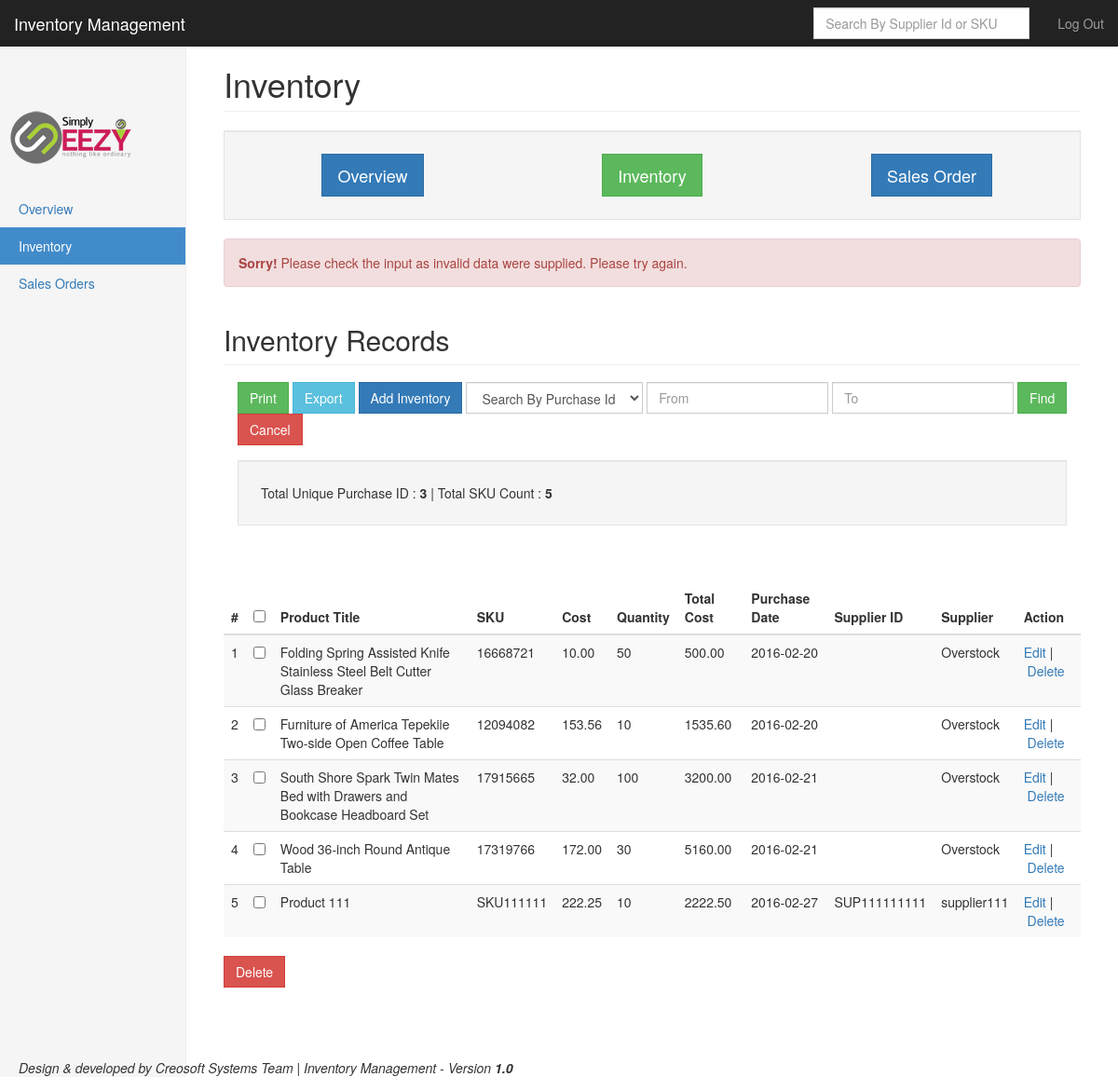
The page /inventory.php?invalid=1 (signed in) on the database as committed earlier.
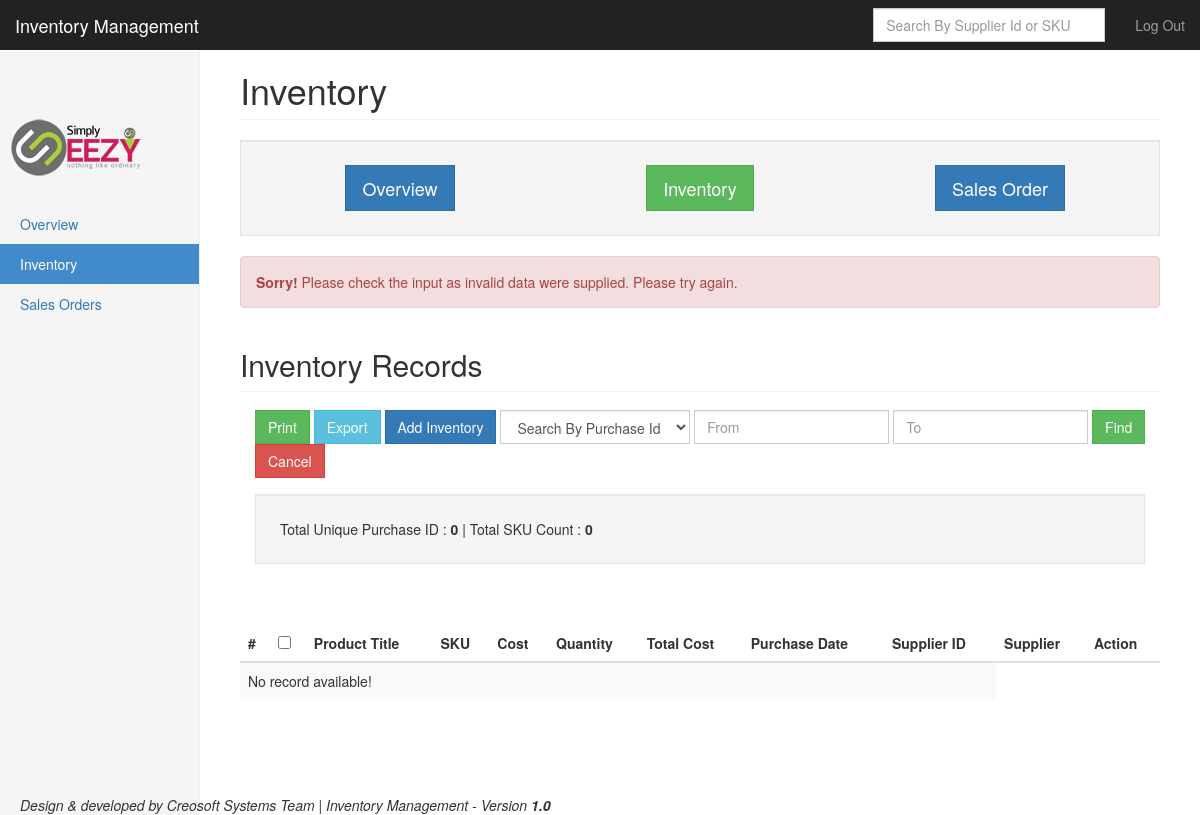
The same page on the database as committed later.
### tables this page shows
CREATE TABLE IF NOT EXISTS `inventory` (
  `id` int(11) NOT NULL AUTO_INCREMENT,
  `purchase_id` varchar(50) NOT NULL,
  `supplier_id` varchar(150) NOT NULL,
  `purchase_date` date NOT NULL,
  `sku` varchar(100) NOT NULL,
  `title` varchar(250) NOT NULL,
  `supplier` varchar(250) NOT NULL,
  `cost_price` decimal(10,2) NOT NULL DEFAULT '0.00',
  `quantity` int(11) NOT NULL,
  `total_cost` decimal(10,2) NOT NULL DEFAULT '0.00',
  `status` int(11) NOT NULL DEFAULT '1',
  `date_added` datetime NOT NULL,
  `date_modified` datetime NOT NULL,
  `product_image` varchar(250) DEFAULT NULL,
  PRIMARY KEY (`id`)
);

### inventory.php (the view, shortened to what this page needs)
<?php
include('db.php');
$limit = 10;
if (isset($_GET["page"])) { $page  = $_GET["page"]; } else { $page=1; };
$start_from = ($page-1) * $limit;
$qInv = (isset($_REQUEST['searchInventory']))?$_REQUEST['searchInventory']:'';
$from_date = (isset($_REQUEST['from_date']))?urldecode($_REQUEST['from_date']):'';
$to_date = (isset($_REQUEST['to_date']))?urldecode($_REQUEST['to_date']):'';
$purchase_id = (isset($_REQUEST['purchase_id']))?$_REQUEST['purchase_id']:'';
$selectInvSql = "";
if(!empty($from_date) && !empty($to_date)){
	$from_date_ymd = date("Y-m-d", strtotime($from_date));
	$to_date_ymd = date("Y-m-d", strtotime($to_date));
	$selectInvSql = "SELECT id, purchase_id, supplier_id, title, sku, cost_price, quantity, total_cost, purchase_date, supplier FROM inventory WHERE purchase_date BETWEEN '".$from_date_ymd."' AND '".$to_date_ymd."' LIMIT $start_from, $limit";
}else if(!empty($qInv)){
	$selectInvSql = "SELECT id, purchase_id, supplier_id, title, sku, cost_price, quantity, total_cost, purchase_date, supplier FROM inventory WHERE (sku LIKE '%".trim($qInv)."%' OR supplier_id LIKE '%".trim($qInv)."%') LIMIT $start_from, $limit";
}else if(!empty($purchase_id)){
	$selectInvSql = "SELECT id, purchase_id, supplier_id, title, sku, cost_price, quantity, total_cost, purchase_date, supplier FROM inventory WHERE purchase_id LIKE '%".$purchase_id."%' LIMIT $start_from, $limit";
}else{
	$selectInvSql = "SELECT id, purchase_id, supplier_id, title, sku, cost_price, quantity, total_cost, purchase_date, supplier FROM inventory LIMIT $start_from, $limit";
}
if(!empty($selectInvSql)){
	$selectInvSqlStatement = $myMySQLPDOCon->prepare($selectInvSql);
	$selectInvSqlParameter = array();
	$selectInvSqlStatement->execute($selectInvSqlParameter);
	$inventoryRecords = array();
	$inventoryRecords = $selectInvSqlStatement->fetchAll();
}
function getCount($field){
	global $myMySQLPDOCon;
	$selectInvSql3 = "SELECT DISTINCT(`".$field."`) FROM inventory";
	$selectInvSqlStatement3 = $myMySQLPDOCon->prepare($selectInvSql3);
	$selectInvSqlParameter3 = array();
	$selectInvSqlStatement3->execute($selectInvSqlParameter3);
	$inventoryRecords3 = $selectInvSqlStatement3->fetchAll();
	return count($inventoryRecords3);
}
	$total_records = 0;
	$selectInvSql4 = "SELECT count(*) AS total_record FROM inventory";
	$selectInvSqlStatement4 = $myMySQLPDOCon->prepare($selectInvSql4);
	$selectInvSqlParameter4 = array();
	$selectInvSqlStatement4->execute($selectInvSqlParameter4);
	$inventoryRecords4 = $selectInvSqlStatement4->fetchAll();
	if(count($inventoryRecords4)>0){
		$total_records = $inventoryRecords4[0]["total_record"];
	}
?>
<!DOCTYPE html>
<html lang="en">
  <head>
    <link href="css/bootstrap.min.css" rel="stylesheet">
    <link href="css/ie10-viewport-bug-workaround.css" rel="stylesheet">
    <link href="css/dashboard.css" rel="stylesheet">
  </head>
  <body>
    <nav class="navbar navbar-inverse navbar-fixed-top">
      <div class="container-fluid">
        <div class="navbar-header">
		  <a class="navbar-brand" href="#">Inventory Management</a>
        </div>
        <div id="navbar" class="navbar-collapse collapse">
          <ul class="nav navbar-nav navbar-right">
            <li><a href="logout.php">Log Out</a></li>
          </ul>
          <form class="navbar-form navbar-right">
            <input type="text" id="searchInventory" name="searchInventory" class="form-control input-md" size="25" placeholder="Search By Supplier Id or SKU" value="<?php if(isset($qInv)){echo $qInv;}?>">
          </form>
        </div>
      </div>
    </nav>
    <div class="container-fluid">
      <div class="row">
        <div class="col-sm-3 col-md-2 sidebar">
          <ul class="nav nav-sidebar">
		  <br><img src="images/SimplyEezyLogo.png" ><br>
            <li><a href="dashboard.php">Overview <span class="sr-only">(current)</span></a></li>
			<li class="active"><a href="inventory.php">Inventory</a></li>
			<li><a href="sales.php">Sales Orders</a></li>
          </ul>
         <div style="position:fixed;bottom:0px;margin-right:right;margin-left:auto; font-style:italic"><footer>Design & developed by Creosoft Systems Team | Inventory Management - Version <strong>1.0</strong> </footer></div>
        </div>
        <div class="col-sm-9 col-sm-offset-3 col-md-10 col-md-offset-2 main">
          <h1 class="page-header">Inventory</h1>
		<div class="well well-lg">
			<div class="row">
				<div style=" text-align:center;">
					<div class="col-xs-4">
						<button type="button" class="btn btn-primary btn-lg" onClick='location.href="dashboard.php";'>Overview</button>
					</div>
					<div class="col-xs-4">
						<button type="button" class="btn btn-success btn-lg" onClick='location.href="inventory.php";'>Inventory</button>
					</div>
					<div class="col-xs-4">
						<button type="button" class="btn btn-primary btn-lg" onClick='location.href="sales.php";'>Sales Order</button>
					</div>
				</div>
			</div>
		</div>
		<?php
		$act = "";
		if($act == "added" || $act == "deleted" || $act == "updated"){
		?>
		<div class="alert alert-success" role="alert">
		<strong>Great!</strong> You have successfully <?php echo $act;?> the inventory record.
		</div>
		<?php }elseif($act == "could not be added" || $act == "could not be deleted" || $act == "could not be updated"){ ?>
		<div class="alert alert-danger" role="alert">
			<strong>Sorry!</strong> The inventory record <?php echo $act;?>, Please try again.
		</div>
		<?php }elseif(isset($_REQUEST['invalid'])){ ?>
		<div class="alert alert-danger" role="alert">
			<strong>Sorry!</strong> <?php echo (!empty($_REQUEST['message']))?urldecode($_REQUEST['message']):'Please check the input as invalid data were supplied.';?> Please try again.
		</div>
         <?php } ?>
			<div class="row">
				<div class="col-sm-12">
				<h2 class="sub-header">Inventory Records</h2>
				</div>
			</div>
			<div class="row">
				<div class="col-sm-12">
					<form class="navbar-form navbar-right" name="dateRangeForm" id="dateRangeForm">
					<button onClick="PrintDiv();" type="button" class="btn btn-success btn-large">Print</button>
						<button onClick="location.href='exportInventory.php?sql=<?php echo base64_encode($selectInvSql);?>';" type="button" class="btn btn-info btn-large">Export</button>
						<button onClick="location.href='addInventoryRecord.php';" type="button" class="btn btn-primary btn-large">Add Inventory</button>
						<select name="purchase_id" id="purchase_id" class="form-control" onChange="findPurchaseByID(this.value);">
						<option value="">Search By Purchase Id</option>
						</select>
						<input type="text" name="from_date" id="from_date"  class="form-control" placeholder="From" value="<?php if(isset($_REQUEST['from_date'])){echo $_REQUEST['from_date'];}?>" >
						<input type="text" name="to_date" id="to_date"  class="form-control" placeholder="To" value="<?php if(isset($_REQUEST['to_date'])){echo $_REQUEST['to_date'];}?>" >
						<button type="submit" class="btn btn-success btn-large">Find</button>
						<button id="resetButton" type="reset" class="btn btn-danger btn-large">Cancel</button>
					</form>
					<link rel="stylesheet" href="//code.jquery.com/ui/1.11.4/themes/smoothness/jquery-ui.css">
				</div>
			</div>
		<div class="row">
				<div class="col-sm-12">
				<form class="navbar-form navbar-center" name="dateRangeForm" id="dateRangeForm">
				<div class="well well-lg">
				<?php if(empty($qInv)){?>
				Total Unique Purchase ID : <strong><?php echo getCount("purchase_id"); ?></strong> | Total SKU Count : <strong><?php echo getCount("sku"); ?></strong>&nbsp;&nbsp;
				<?php }else{?>
					Total Product Purchased : <?php echo getStatForSearchedResult("totalQuantityPurchased", $qInv); ?> | Total Cost : <?php echo getStatForSearchedResult("totalSpend", $qInv); ?>
				<?php }?>
				</div>
				</form>
				</div>
</div>
			<br><br>
          <div class="table-responsive">
		  <div id="divToPrint" style="display:block;">
		  <form name="bulk_action_form" id="bulk_action_form" action="groupInventoryDelete.php" method="post" onSubmit="return deleteConfirm();"/>
            <table class="table table-striped" id="myTable">
              <thead>
                <tr>
                  <th>#</th>
				  <th id="checkBoxColumnHeader"><input type="checkbox" name="select_all" id="select_all" value=""/></th>
                  <th>Product Title</th>
                  <th>SKU</th>
                  <th>Cost</th>
                  <th>Quantity</th>
				  <th>Total Cost</th>
			      <th>Purchase Date</th>
				  <th>Supplier ID</th>
				  <th>Supplier</th>
				  <th>Action</th>
                </tr>
              </thead>
			  <tbody>
			  <?php
			  $indx=1;
			  if(count($inventoryRecords)>0){
			  	foreach($inventoryRecords as $invRow){
				?>
					<tr>
					  <td><?php echo $indx;?></td>
					  <td id="checkBoxColumnData" align="center"><input type="checkbox" name="checked_id[]" class="checkbox" value="<?php echo $invRow['id']; ?>"/></td>
					  <td><?php echo $invRow["title"];?></td>
					  <td><?php echo strtoupper($invRow["sku"]);?></td>
					  <td><?php echo $invRow["cost_price"];?></td>
					  <td><?php echo $invRow["quantity"];?></td>
					  <td><?php echo $invRow["total_cost"];?></td>
					  <td><?php echo $invRow["purchase_date"];?></td>
					  <td><?php echo strtoupper($invRow["supplier_id"]);?></td>
					  <td><?php echo $invRow["supplier"];?></td>
					  <td><a href="addInventoryRecord.php?id=<?php echo $invRow["id"];?>">Edit</a>&nbsp;|&nbsp;<a onClick="javascript:confirmDelete('<?php echo $invRow["id"];?>');" href="javascript:void(0)">Delete</a></td>
					</tr>
				<?php
				$indx++;
				}
			  }else{
			  ?>
                <tr>
                  <td colspan="9">No record available!</td>
                </tr>
			  <?php
			  }
			  ?>
			</tbody>
            </table>
			<?php if($total_records>1){?>
				<input type="submit" class="btn btn-danger" name="bulk_delete_submit" id="bulk_delete_submit" value="Delete"/>
			<?php } ?>
			<br><br>
			<table class="table table-striped">
			<thead>
			<tr>
			<td colspan="9">
			</td>
			</tr>
			</table>
			</div>
          </div>
        </div>
      </div>
    </div>
  </body>
</html>

### css/dashboard.css (style rules this page uses)
body { padding-top: 50px; }
.sub-header { padding-bottom: 10px; border-bottom: 1px solid #eee; }
.navbar-fixed-top { border: 0; }
.sidebar { display: none; }
@media (min-width: 768px) { .sidebar { position: fixed; top: 51px; bottom: 0; left: 0; z-index: 1000; display: block; padding: 20px; overflow-x: hidden; overflow-y: auto; background-color: #f5f5f5; border-right: 1px solid #eee; } }
.nav-sidebar { margin-right: -21px; margin-bottom: 20px; margin-left: -20px; }
.nav-sidebar > li > a { padding-right: 20px; padding-left: 20px; }
.nav-sidebar > .active > a, .nav-sidebar > .active > a:hover, .nav-sidebar > .active > a:focus { color: #fff; background-color: #428bca; }
.main { padding: 20px; }
@media (min-width: 768px) { .main { padding-right: 40px; padding-left: 40px; } }
.main .page-header { margin-top: 0; }

Rows that differ between the two databases and show on the page:
removed inventory: title "Folding Spring Assisted Knife Stainless Steel Belt Cutter Glass Breaker", sku "16668721", cost_price "10.00", quantity "50", total_cost "500.00", purchase_date "2016-02-20", supplier "Overstock"
removed inventory: title "Furniture of America Tepekiie Two-side Open Coffee Table", sku "12094082", cost_price "153.56", quantity "10", total_cost "1535.60", purchase_date "2016-02-20", supplier "Overstock"
removed inventory: title "South Shore Spark Twin Mates Bed with Drawers and Bookcase Headboard Set", sku "17915665", cost_price "32.00", quantity "100", total_cost "3200.00", purchase_date "2016-02-21", supplier "Overstock"
removed inventory: title "Wood 36-inch Round Antique Table", sku "17319766", cost_price "172.00", quantity "30", total_cost "5160.00", purchase_date "2016-02-21", supplier "Overstock"
removed inventory: title "Product 111", sku "SKU111111", cost_price "222.25", quantity "10", total_cost "2222.50", purchase_date "2016-02-27", supplier "SUP111111111", supplier "supplier111"
Other text that changed with them:
getCount("purchase_id"): "3" → "0"
getCount("sku"): "5" → "0"
form field bulk_delete_submit: "Delete" → (not shown)
text now shown: "No record available!"
